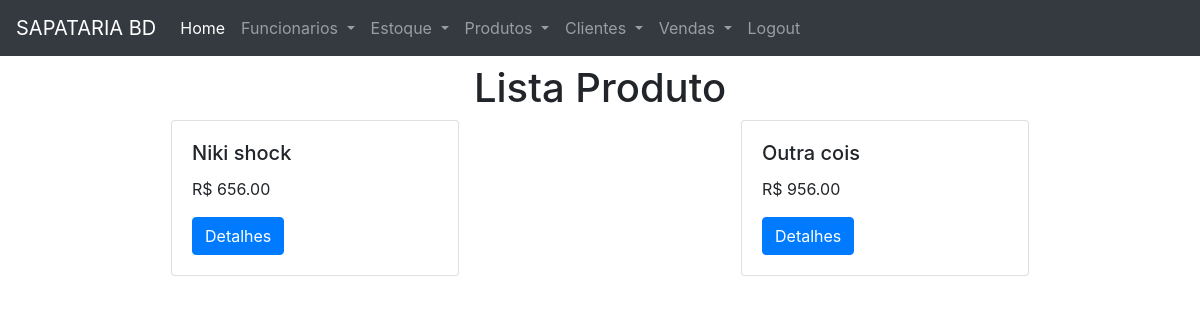
Page /produto/ on the committed database.
### produto/models.py (models this page shows, shortened)
class Produto(models.Model):
    CATEGORIAS = (
        ('Tenis','Tenis'),
        ('Mochilas','Mochilas'),
        ('Acessorios','Acessorios'),
    )
    nome = models.CharField(max_length=100)
    tamanho = models.IntegerField()
    marca = models.CharField(max_length=100)
    cor = models.CharField(max_length=50)
    valor = models.DecimalField(max_digits=10,decimal_places=2)
    tipo_produto = models.CharField(max_length=20,choices=CATEGORIAS)

### produto/views.py (the view)
# urls.py: path('', listarProduto,name = 'url_lista_produto'),
def listarProduto(request):
    data = {}
    data['produtos'] = Produto.objects.all()
    return render(request,'lista_produto.html', data)

### produto/templates/lista_produto.html
{% extends 'base.html' %}
{% block title %} Lista Produto{% endblock %}
{% block content %}
     <div class="row justify-content-around">
        {%for k in produtos%}
            <div class="row">
               <div class="card" style="width: 18rem;">
                  <div class="card-body">
                      <h5 class="card-title">{{ k.nome }}</h5>
                      <p class="card-text">R$ {{ k.valor }}</p>
                    <a href="#" class="btn btn-primary">Detalhes</a>
                  </div>
               </div>
            </div>
        {% endfor %}
    </div>
{% endblock %}

### rows in the picture
Produto: nome "Niki shock", valor "656.00"
Produto: nome "Outra cois", valor "956.00"
